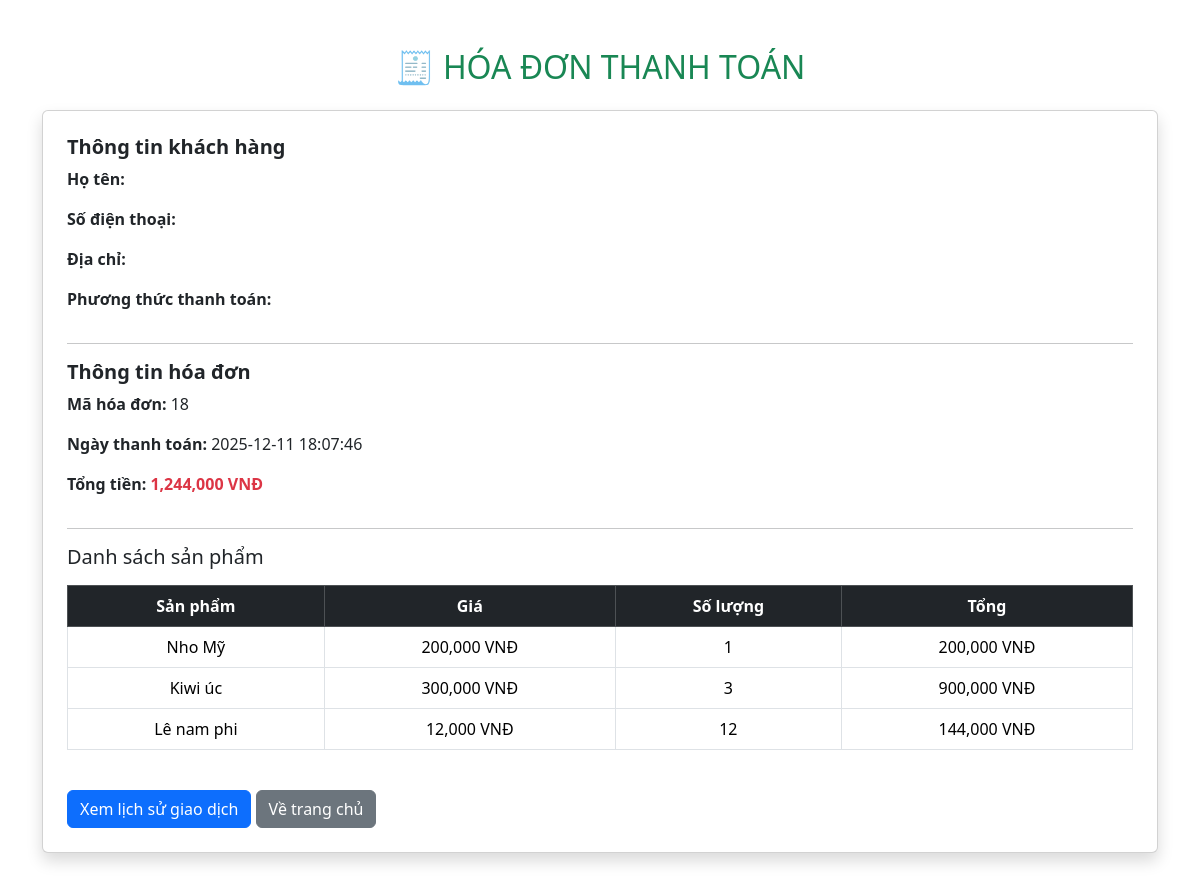
Screenshot of /traicay/hoadon.php?id=18 with the database file from the repository.
### tables this page shows
CREATE TABLE `orders` (
  `order_id` int(11) NOT NULL,
  `customer_id` int(11) NOT NULL,
  `user_id` int(11) NOT NULL,
  `total_amount` int(11) NOT NULL,
  `order_date` datetime DEFAULT current_timestamp(),
  `fullname` varchar(100) NOT NULL,
  `phone` varchar(20) NOT NULL,
  `address` varchar(255) NOT NULL,
  `payment_method` varchar(50) NOT NULL
);

CREATE TABLE `order_items` (
  `id` int(11) NOT NULL,
  `order_id` int(11) NOT NULL,
  `product_id` int(11) DEFAULT NULL,
  `image` varchar(255) DEFAULT NULL,
  `product_name` varchar(255) DEFAULT NULL,
  `price` int(11) DEFAULT NULL,
  `quantity` int(11) DEFAULT NULL
);

### traicay/hoadon.php (the view, shortened to what this page needs)
<?php
include "ketnoi.php";
$order_id = intval($_GET['id']);
$sql = "
SELECT
    order_id,
    fullname,
    phone,
    address,
    payment_method,
    total_amount,
    order_date
FROM orders
WHERE order_id = $order_id
";
$order = $conn->query($sql)->fetch_assoc();
$sql_items = "SELECT * FROM order_items WHERE order_id = $order_id";
$items = $conn->query($sql_items);
?>
<!DOCTYPE html>
<html>
<head>
    <link rel="stylesheet" href="bootstrap cdn/KT2/css/bootstrap.min.css">
</head>
<body class="container py-5">
<h2 class="text-center text-success mb-4">🧾 HÓA ĐƠN THANH TOÁN</h2>
<div class="card p-4 shadow">
    <h5 class="fw-bold">Thông tin khách hàng</h5>
    <p><b>Họ tên:</b> <?= $order['fullname'] ?></p>
    <p><b>Số điện thoại:</b> <?= $order['phone'] ?></p>
    <p><b>Địa chỉ:</b> <?= $order['address'] ?></p>
    <p><b>Phương thức thanh toán:</b> <?= $order['payment_method'] ?></p>
    <hr>
    <h5 class="fw-bold">Thông tin hóa đơn</h5>
    <p><b>Mã hóa đơn:</b> <?= $order_id ?></p>
    <p><b>Ngày thanh toán:</b> <?= $order['order_date'] ?></p>
    <p><b>Tổng tiền:</b>
        <span class="text-danger fw-bold"><?= number_format($order['total_amount']) ?> VNĐ</span>
    </p>
    <hr>
    <h5 class="mb-3">Danh sách sản phẩm</h5>
    <table class="table table-bordered">
        <tr class="table-dark text-center">
            <th>Sản phẩm</th>
            <th>Giá</th>
            <th>Số lượng</th>
            <th>Tổng</th>
        </tr>
        <?php while ($row = $items->fetch_assoc()) { ?>
            <tr class="text-center">
                <td><?= $row['product_name'] ?></td>
                <td><?= number_format($row['price']) ?> VNĐ</td>
                <td><?= $row['quantity'] ?></td>
                <td><?= number_format($row['price'] * $row['quantity']) ?> VNĐ</td>
            </tr>
        <?php } ?>
    </table>
    <div class="mt-4">
        <a href="lichsu.php" class="btn btn-primary">Xem lịch sử giao dịch</a>
        <a href="index.php" class="btn btn-secondary">Về trang chủ</a>
    </div>
</div>
</body>
</html>

### rows the page displays
orders: order_date "2025-12-11 18:07:46", total_amount "1,244,000"
order_items: product_name "Nho Mỹ", price "200,000", quantity "1", $row['price'] * $row['quantity'] "200,000"
order_items: product_name "Kiwi úc", price "300,000", quantity "3", $row['price'] * $row['quantity'] "900,000"
order_items: product_name "Lê nam phi", price "12,000", quantity "12", $row['price'] * $row['quantity'] "144,000"

### other values shown
$order_id "18"
